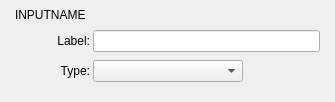
<?xml version="1.0" encoding="UTF-8"?>
<ui version="4.0">
 <class>JSONGUIInputEvent</class>
 <widget class="QWidget" name="JSONGUIInputEvent">
  <property name="geometry">
   <rect>
    <x>0</x>
    <y>0</y>
    <width>335</width>
    <height>102</height>
   </rect>
  </property>
  <property name="windowTitle">
   <string>Form</string>
  </property>
  <layout class="QVBoxLayout" name="verticalLayout">
   <property name="spacing">
    <number>3</number>
   </property>
   <property name="leftMargin">
    <number>3</number>
   </property>
   <property name="topMargin">
    <number>3</number>
   </property>
   <property name="rightMargin">
    <number>3</number>
   </property>
   <property name="bottomMargin">
    <number>3</number>
   </property>
   <item>
    <layout class="QGridLayout" name="gridLayout">
     <item row="0" column="2">
      <widget class="QLabelClickable" name="deleteLabel">
       <property name="sizePolicy">
        <sizepolicy hsizetype="Minimum" vsizetype="Minimum">
         <horstretch>0</horstretch>
         <verstretch>0</verstretch>
        </sizepolicy>
       </property>
       <property name="minimumSize">
        <size>
         <width>24</width>
         <height>24</height>
        </size>
       </property>
       <property name="maximumSize">
        <size>
         <width>24</width>
         <height>24</height>
        </size>
       </property>
       <property name="text">
        <string/>
       </property>
       <property name="pixmap">
        <pixmap resource="../resources.qrc">:/resources/JSONDeleteButtonImage.png</pixmap>
       </property>
       <property name="scaledContents">
        <bool>true</bool>
       </property>
      </widget>
     </item>
     <item row="0" column="1">
      <widget class="QLineEdit" name="inputNameEdit">
       <property name="styleSheet">
        <string notr="true">background: rgba(0,0,0,0); border-radius: 0px;</string>
       </property>
       <property name="text">
        <string>INPUTNAME</string>
       </property>
      </widget>
     </item>
     <item row="0" column="0">
      <widget class="QLabelDrag" name="dragLabel">
       <property name="maximumSize">
        <size>
         <width>24</width>
         <height>24</height>
        </size>
       </property>
       <property name="text">
        <string/>
       </property>
       <property name="pixmap">
        <pixmap resource="../resources.qrc">:/resources/JSONRearrangeButtonImg.png</pixmap>
       </property>
       <property name="scaledContents">
        <bool>true</bool>
       </property>
      </widget>
     </item>
    </layout>
   </item>
   <item>
    <layout class="QFormLayout" name="formLayout">
     <property name="fieldGrowthPolicy">
      <enum>QFormLayout::ExpandingFieldsGrow</enum>
     </property>
     <property name="verticalSpacing">
      <number>8</number>
     </property>
     <property name="leftMargin">
      <number>12</number>
     </property>
     <property name="rightMargin">
      <number>12</number>
     </property>
     <item row="0" column="0">
      <widget class="QLabel" name="label_2">
       <property name="minimumSize">
        <size>
         <width>75</width>
         <height>0</height>
        </size>
       </property>
       <property name="text">
        <string>Label:</string>
       </property>
       <property name="alignment">
        <set>Qt::AlignRight|Qt::AlignTrailing|Qt::AlignVCenter</set>
       </property>
      </widget>
     </item>
     <item row="0" column="1">
      <widget class="QLineEdit" name="labelField"/>
     </item>
     <item row="1" column="0">
      <widget class="QLabel" name="label_3">
       <property name="minimumSize">
        <size>
         <width>75</width>
         <height>0</height>
        </size>
       </property>
       <property name="text">
        <string>Type:</string>
       </property>
       <property name="alignment">
        <set>Qt::AlignRight|Qt::AlignTrailing|Qt::AlignVCenter</set>
       </property>
      </widget>
     </item>
     <item row="1" column="1">
      <widget class="QPassiveWheelComboBox" name="typePUB">
       <property name="sizePolicy">
        <sizepolicy hsizetype="Fixed" vsizetype="Fixed">
         <horstretch>0</horstretch>
         <verstretch>0</verstretch>
        </sizepolicy>
       </property>
       <property name="minimumSize">
        <size>
         <width>150</width>
         <height>0</height>
        </size>
       </property>
      </widget>
     </item>
    </layout>
   </item>
  </layout>
 </widget>
 <customwidgets>
  <customwidget>
   <class>QLabelClickable</class>
   <extends>QLabel</extends>
   <header>QLabelClickable.h</header>
  </customwidget>
  <customwidget>
   <class>QLabelDrag</class>
   <extends>QLabel</extends>
   <header>QLabelDrag.h</header>
  </customwidget>
  <customwidget>
   <class>QPassiveWheelComboBox</class>
   <extends>QComboBox</extends>
   <header>QPassiveWheelComboBox.h</header>
  </customwidget>
 </customwidgets>
 <resources>
  <include location="../resources.qrc"/>
 </resources>
 <connections/>
</ui>
